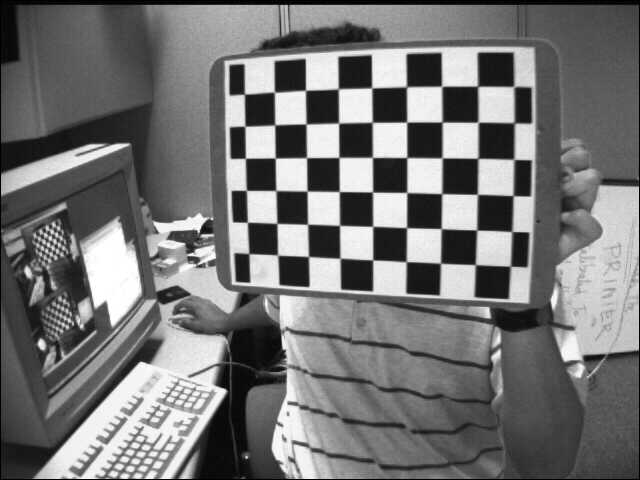
#> input picture scripts/test_images/left01.jpg, 640 x 480 px; its folder holds only this picture in this run
$ python -i silver_test.py   (imports and definitions only)
#> lines starting #> are read from the running program, lines starting #| are printed output that depends on the picture; after the words box and inside, x2 and y2 are one past the last pixel; in counts of white or black regions, pixels touching at a corner belong together
#> further down, picture is the input picture: shape (480, 640, 3); min 0, max 255, mean 116.6
import cv2
import glob
import matplotlib.pyplot as plt

def clip(val, lower, higher):
	if val < lower:
		return lower
	elif val > higher:
		return higher
	else:
		return val

def silver_current(img):
	gray = cv2.cvtColor(img, cv2.COLOR_BGR2GRAY)
	blurred = cv2.GaussianBlur(gray, (9, 9), 0)
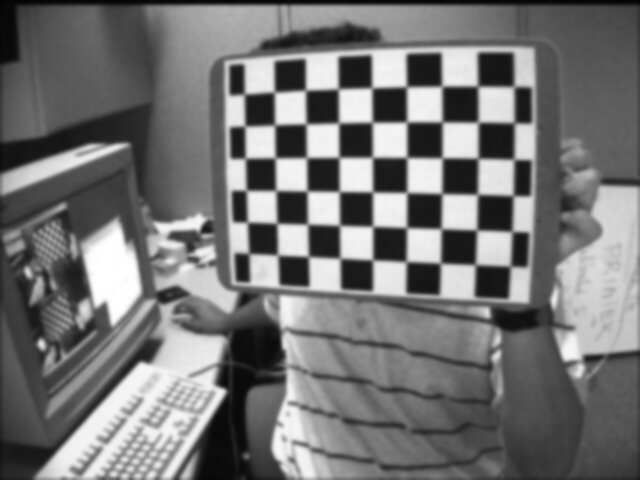
#> blurred: shape (480, 640); min 3, max 255, mean 116.8

	white = cv2.inRange(blurred, (10), (90))
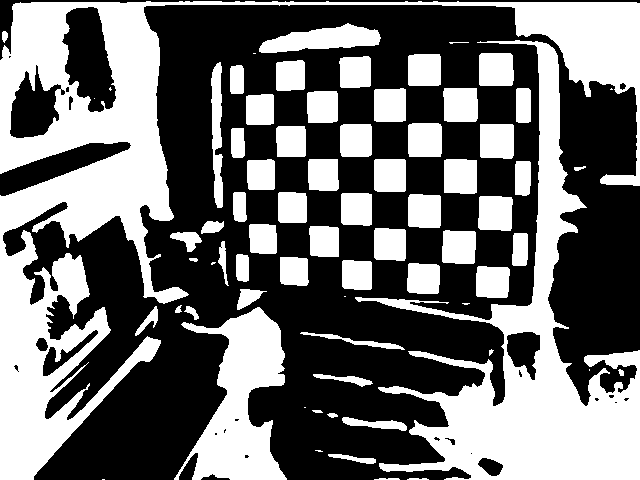
#> white: shape (480, 640); 43% white; 72 white regions (11 under 20 px), largest, box (x1, y1, x2, y2) and area: (0, 1, 640, 480) 53761, (355, 40, 640, 480) 31166, (174, 307, 287, 480) 9919

	cv2.imshow("White", white)
	cv2.waitKey(1000)


num_silver = 0

images = glob.glob("../ml_data/silver/silver_images_sorted/*.png")

# [4 lines not run here, left out]

>>> import cv2
>>> picture = cv2.imread('test_images/left01.jpg')
>>> result = silver_current(picture)

$ run again, on scripts/test_images/left02.jpg
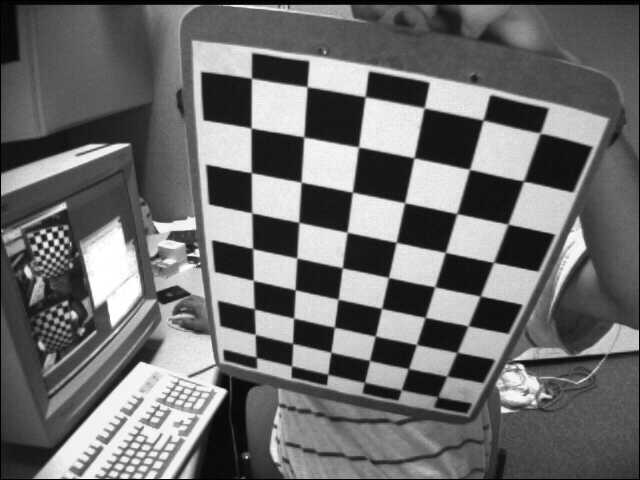
#> input picture scripts/test_images/left02.jpg, 640 x 480 px
#> picture is the input picture: shape (480, 640, 3); min 0, max 255, mean 109
#> in silver_current, `blurred = cv2.GaussianBlur(gray, (9, 9), 0)`:
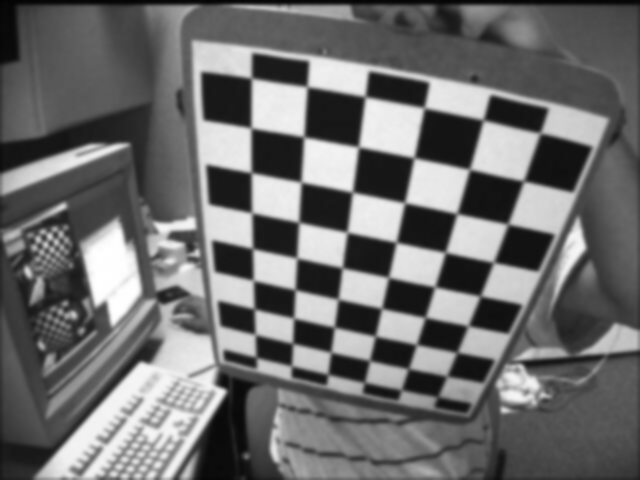
#> blurred: shape (480, 640); min 3, max 255, mean 109.2
#> in silver_current, `white = cv2.inRange(blurred, (10), (90))`:
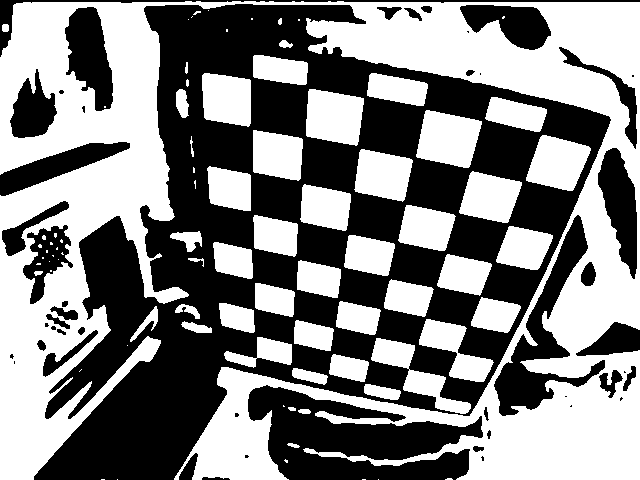
#> white: shape (480, 640); 51% white; 48 black regions (16 under 20 px), largest, box (x1, y1, x2, y2) and area: (34, 4, 611, 480) 108985, (248, 385, 483, 480) 13096, (494, 215, 605, 416) 5798

$ run again, on scripts/test_images/left03.jpg
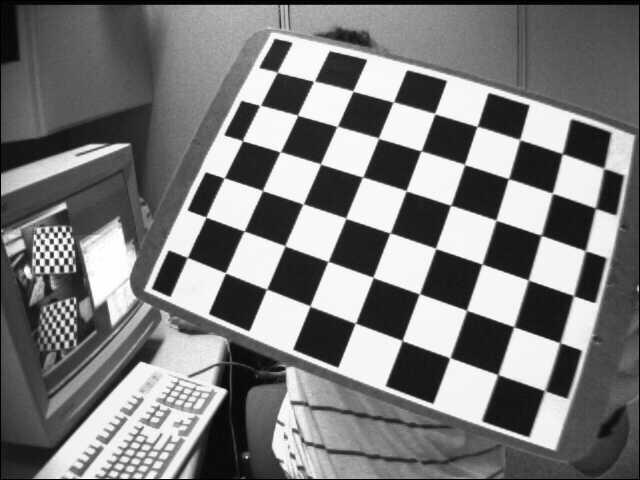
#> input picture scripts/test_images/left03.jpg, 640 x 480 px
#> picture is the input picture: shape (480, 640, 3); min 0, max 255, mean 122.9
#> in silver_current, `blurred = cv2.GaussianBlur(gray, (9, 9), 0)`:
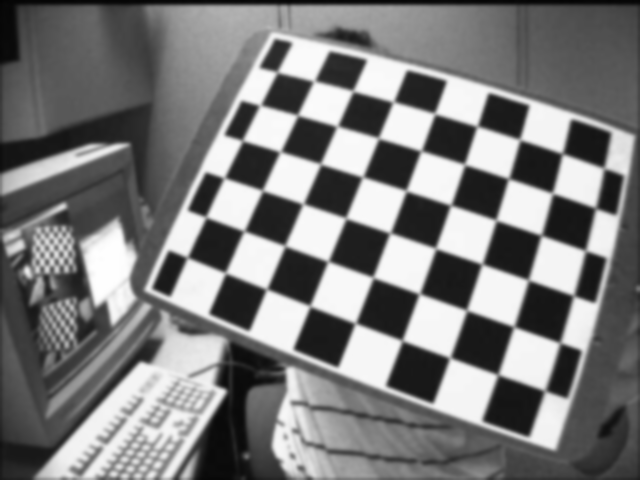
#> blurred: shape (480, 640); min 3, max 255, mean 123
#> in silver_current, `white = cv2.inRange(blurred, (10), (90))`:
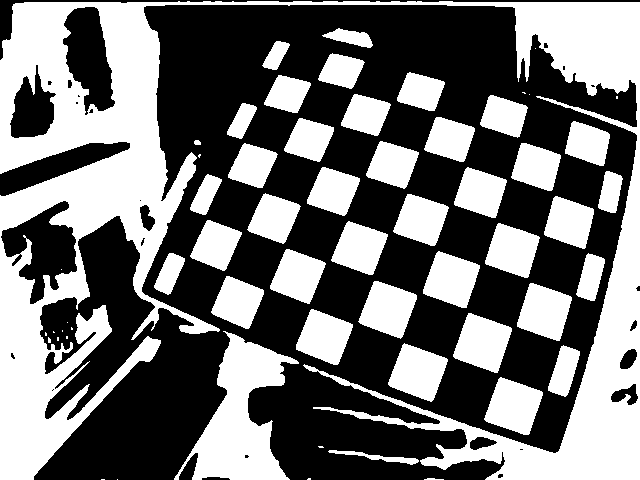
#> white: shape (480, 640); 44.8% white; 59 white regions (18 under 20 px), largest, box (x1, y1, x2, y2) and area: (0, 1, 640, 480) 74445, (174, 331, 299, 480) 8261, (453, 313, 512, 373) 2294

$ run again, on scripts/test_images/left04.jpg
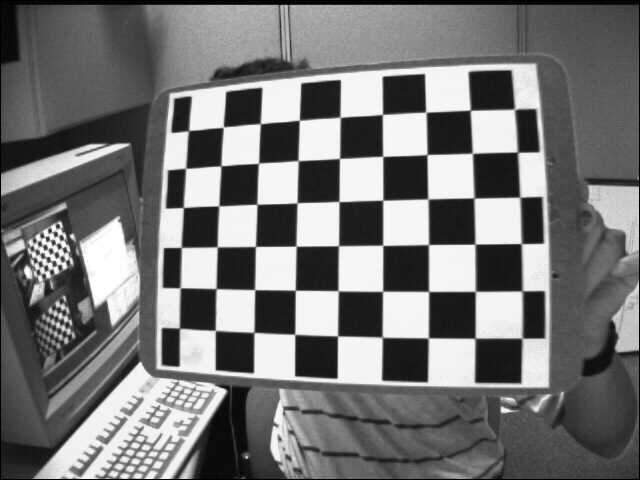
#> input picture scripts/test_images/left04.jpg, 640 x 480 px
#> picture is the input picture: shape (480, 640, 3); min 0, max 255, mean 117.8
#> in silver_current, `blurred = cv2.GaussianBlur(gray, (9, 9), 0)`:
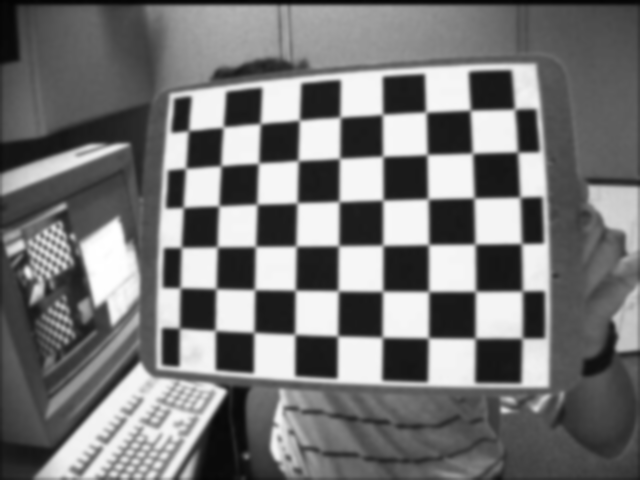
#> blurred: shape (480, 640); min 3, max 255, mean 118
#> in silver_current, `white = cv2.inRange(blurred, (10), (90))`:
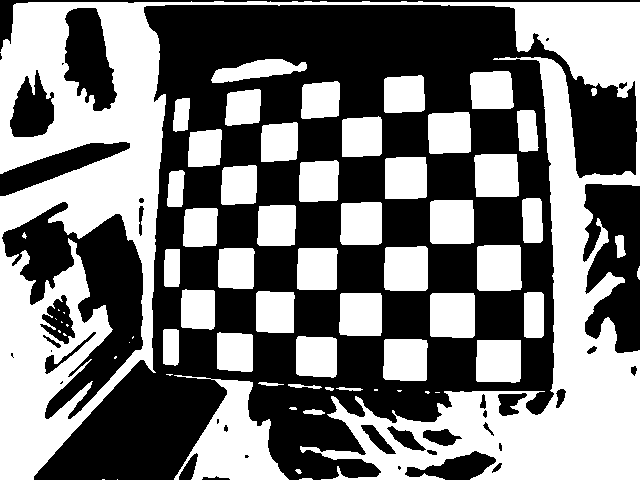
#> white: shape (480, 640); 47.4% white; 67 white regions (18 under 20 px), largest, box (x1, y1, x2, y2) and area: (0, 1, 640, 480) 88496, (174, 375, 289, 480) 5725, (477, 245, 522, 291) 2008
